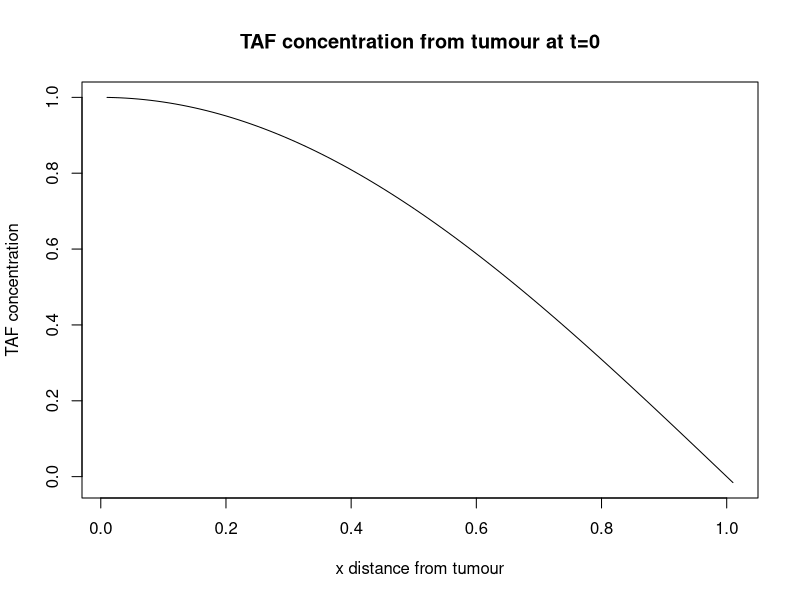
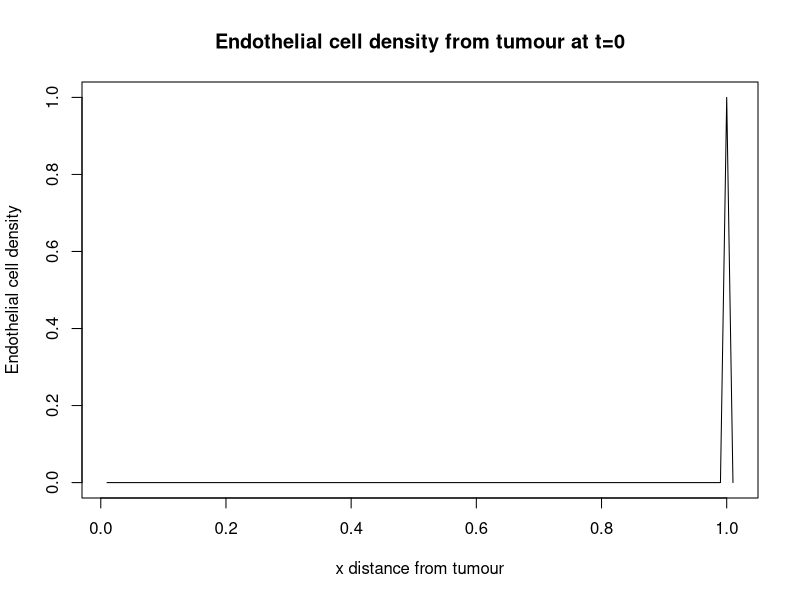

The R source for these figures, in order:
## ---- chunk 1

h <- 0.1
N <- 500
x <- (0:N)*h

tau <- 0.1
M <- 5000
M1 <- 100
M2 <- round(M/M1)
t <- (0:M1)*M2*tau


## ---- chunk 2

wc <- matrix(0, nrow=N+1, ncol=M1+1)
wn <- matrix(0, nrow=N+1, ncol=M1+1)
## ---- chunk 3

D <- 0.001
kappa <- 0.75
mu <- 100
beta <- 4
gam <- 1
alpha <- 10
lambda <- 1

## ---- chunk 4
TAF <- function(deltac=function(x) 0*x, deltan=function(x) 0*x, G=function(x) 0*x,
                alpha=10, gamma=1, lambda=1, D=0.001, kappa=0.75, mu=100, beta=4,
                N=1000, L=1, T=1, M=100000) {
  
  ##Creating step size for distance
  h <- L/N
  x <- (0:N+1)*h
  
  ##Creating step size for time
  tau <- T/M
  M1 <- 100
  M2 <- round(M/M1)
  t <- (0:M1)*M2*tau
  
  ##Creating the matrices to hold results
  wc <- matrix(0, nrow=N+1, ncol=M1+1)
  wn <- matrix(0, nrow=N+1, ncol=M1+1)
  
  ##Initial condition functions
  Cn <- deltac(x) +0*x
  ENn <- deltan(x) + 0*x
  
  ##Setting initial conditions
  wc[,1] <- Cn
  wn[,1] <- ENn
  
  ##Running through time steps for M1, M2 amount of times to M1*M2=M time steps all together
  for (j in 1:M1){
    for (j2 in 1:M2) {
      
      C <- Cn
      Cp <- c(C[2:(N+1)],C[N])
      Cm <- c(C[2], C[1:N])
      
      EN <- ENn
      ENp <- c(EN[2:(N+1)], EN[N-1])
      ENm <- c(EN[2], EN[1:N])
      
      ##Equation shown calculations for above (TAF)
      Cn <- C + tau*(
        (Cp - 2*C + Cm)/(h*h)
        - (alpha*EN*C)/(gamma+C) 
        - lambda*C)
      
      ##Equation for Endothelial cell density as shown above.
      ENn <- EN + tau*(
        (D*(ENp -2*EN + ENm))/(h*h)
        - (kappa*((ENp-EN)*(Cp-C) - (EN-ENm)*(C-Cm)))/(2*h*h)
        + mu*EN*(1-EN)*G(C)
        -beta*EN)
      
    }
    ##Saving value for each M2 time step
    wc[,j+1] <- Cn
    wn[,j+1] <- ENn
  }
  ##Returns list of distance and time vectors and Matrices holding TAF concentration and Endothelial cell density
  list(x=x, t=t, C=wc, EN=wn)
}

##Setting intial conditions for both as suggested by the paper
deltac <- function(x) cos((pi/2)*x)
deltan <- function(x) ifelse(x==1, 1, 0)

##Giving the function within PDE in the paper.
G <- function(x) ifelse(x<=0.2, 0, x-0.2)

##Solving PDE for initial conditions
sol <- TAF(deltac=deltac, deltan=deltan, G=G,alpha=10, gamma=1, lambda=1, D=0.001, kappa=0.75, mu=100, beta=4,
           N=100, L=1, T=1, M=10000)

##Plotting the solution at time 0 for TAF concentration.
plot(sol$x, sol$C[,1], type="l", xlab="x distance from tumour", ylab="TAF concentration", main="TAF concentration from tumour at t=0")
        

## ---- chunk 5
plot(sol$x, sol$EN[,1], type="l", xlab="x distance from tumour", ylab="Endothelial cell density", main="Endothelial cell density from tumour at t=0")
        
